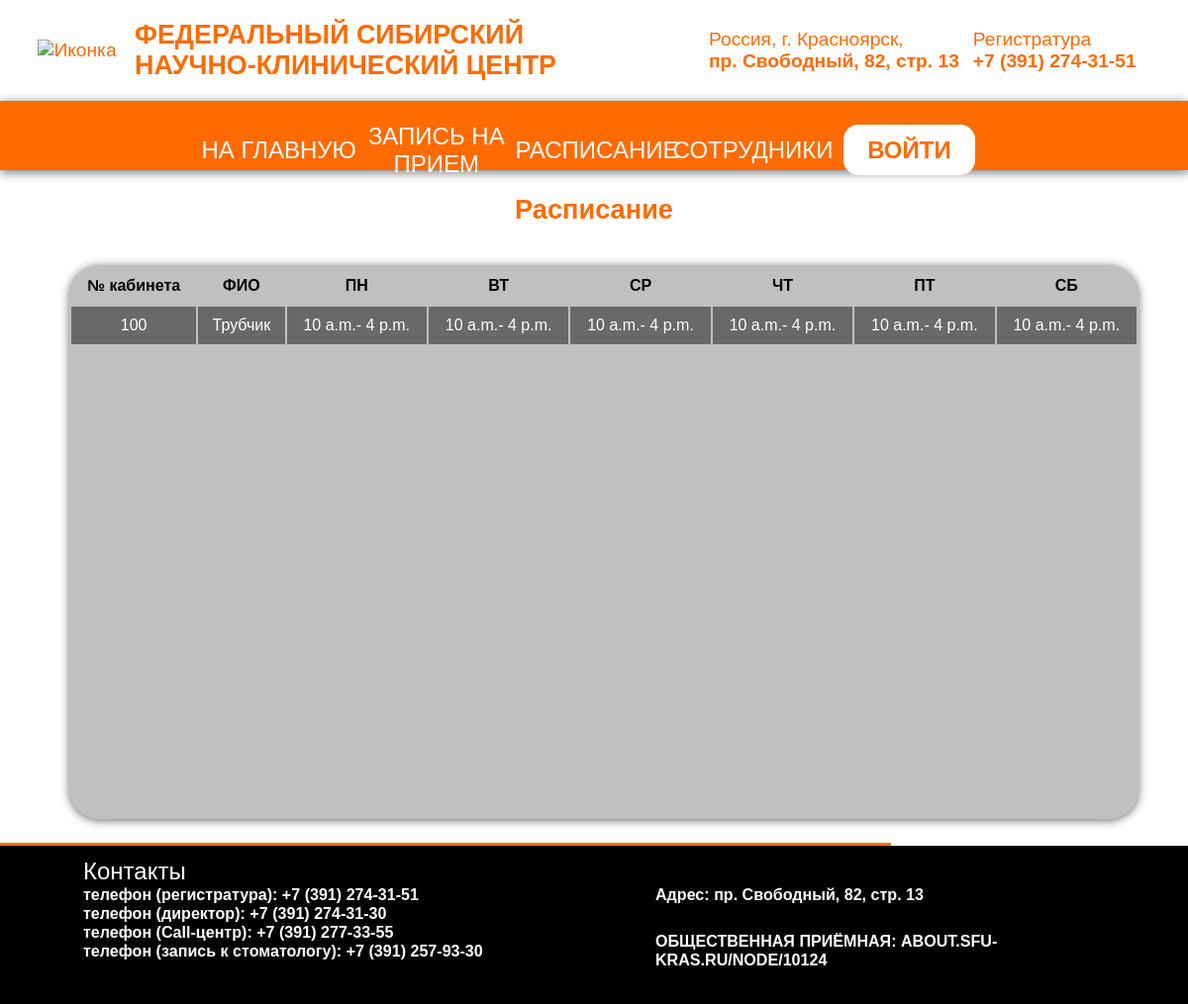
Before: /timetable with the older database file.
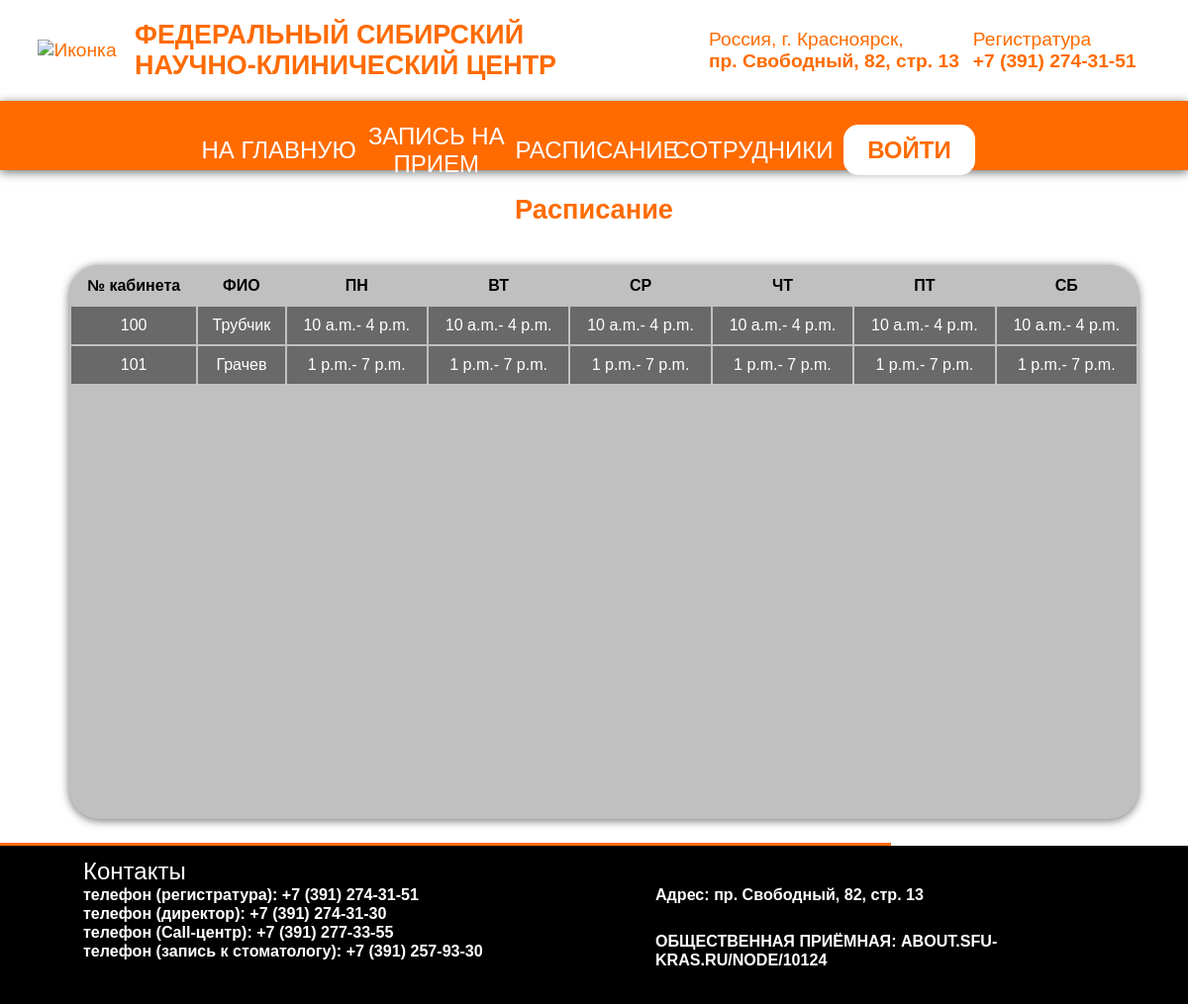
After: the same page with the newer database file.
### main/models.py (models this page shows, shortened)
class Timetable(models.Model):
    doctor = models.ForeignKey(Doctor, on_delete=models.CASCADE, verbose_name='doctor')
    monstart = models.TimeField(default="00:00:00")
    monend = models.TimeField(default="00:00:00")
    tuestart = models.TimeField(default="00:00:00")
    tueend = models.TimeField(default="00:00:00")
    wedstart = models.TimeField(default="00:00:00")
    wedend = models.TimeField(default="00:00:00")
    thstart = models.TimeField(default="00:00:00")
    thnend = models.TimeField(default="00:00:00")
    frstart = models.TimeField(default="00:00:00")
    frend = models.TimeField(default="00:00:00")
    msatstart = models.TimeField(default="00:00:00")
    satend = models.TimeField(default="00:00:00")
    def __str__(self):
        return self.doctor.surname + ' ' + self.doctor.name

class Doctor(models.Model):
    surname = models.CharField(max_length=50, verbose_name='doctor surname')
    name = models.CharField(max_length=50, verbose_name='doctor name')
    patronymic = models.CharField(max_length=50, verbose_name='doctor patronymic')
    position = models.CharField(max_length=50, verbose_name='doctor position')
    cabinet = models.ForeignKey(Cabinet, on_delete=models.CASCADE, verbose_name='cabinet')

class Cabinet(models.Model):
    number = models.IntegerField(verbose_name='number')
    department = models.ForeignKey(Department, on_delete=models.CASCADE, verbose_name='department')
    def __str__(self):
        return str(self.number)

### main/views.py (the view)
# urls.py: path('timetable', views.timetable, name='timetable'),
@cache_page(60 * 3)
def timetable(request):
    timetable = Timetable.objects.all()
    print(timetable)
    return render(request, "main/Timetable.html", {'timetable': timetable})

### main/templates/main/Timetable.html (shortened to what this page needs)
{% extends 'layout.html' %}
{% block b %}
<td id="coll1"><a href="/">На главную</a></td>{% endblock %}
{% block entrance %}
    <div class="contented">
             <div class="content-header">
                <p><b>Расписание</b></p>
             </div>
                <div class="timetable">
                    <table>
                        <tr>
                            <th>№ кабинета</th>
                            <th>ФИО</th>
                            <th>ПН</th>
                            <th>ВТ</th>
                            <th>СР</th>
                            <th>ЧТ</th>
                            <th>ПТ</th>
                            <th>СБ</th>
                            {% for i in timetable %}
                        <tr>
                            <td>{{ i.doctor.cabinet }}</td>
                            <td>{{ i.doctor.surname }}</td>
                            <td>{{i.monstart}}- {{i.monend}}</td>
                            <td>{{i.tuestart}}- {{i.tueend}}</td>
                            <td>{{i.wedstart}}- {{i.wedend}}</td>
                            <td>{{i.thstart}}- {{i.thnend}}</td>
                            <td>{{i.frstart}}- {{i.frend}}</td>
                            <td>{{i.msatstart}}- {{i.satend}}</td>
                        </tr>
                        {% endfor %}
                    </table>
                </div>
    </div>
{% endblock %}

### main/templates/layout.html (shortened to what this page needs)
{% load static %}
{% load widget_tweaks %}
<!DOCTYPE html>
<html lang="en">
<body>
<head>
    <link rel="stylesheet" href="//maxcdn.bootstrapcdn.com/font-awesome/4.3.0/css/font-awesome.min.css">
    <link rel="stylesheet" href="/static/css/chief-slider.min.css">
    <link rel="stylesheet" href="static/css/style.css"/>
</head>
<nav>
    <div class="first-header">
        <table width="100%" cellpadding="5" cellspacing="0">
            <tr>
                <td id="col1" class="second-image">
                    {% load static %}
                    <img src="{% static 'images/иконка1.png' %}" alt="Иконка" width="80" height="80">
                </td>
                <td id="col2">ФЕДЕРАЛЬНЫЙ СИБИРСКИЙ <br> НАУЧНО-КЛИНИЧЕСКИЙ ЦЕНТР</td>
                <td id="col3">Россия, г. Красноярск, <br> <b>пр. Свободный, 82, стр. 13</b></br></td>
                <td id="col4">Регистратура <br><b>+7 (391) 274-31-51</b></br></td>
            </tr>
        </table>
    </div>
    <div class="second-header">
        <table>
            <tr class="tr-2">
                {% block b %}{% endblock %}
                <td id="coll2"><a href="">Запись на прием</a></td>
                <td id="coll3"><a href="timetable">Расписание</a></td>
                <td id="coll4"><a href="">Сотрудники</a></td>
                <td id="coll5">
                    {% if user.is_authenticated %}
                    <a href="{% url 'personal' %}" class="js-open-modal"><b>Личный кабинет</b></a>
                    {%else%}
                        <a class="popup-open" href="#"><b>Войти</b></a></td>
                {%endif%}
             </tr>
        </table>
    </div>
</nav>
{% block entrance %} {% endblock %}
<hr size="5" color="ff6b00">
<div id="top-footer">
    <div class="rowf">
        <div class="contact">
            <div class="heading">Контакты</div>
            <h6> телефон (регистратура): +7 (391) 274-31-51</h6>
            <h6> телефон (директор): +7 (391) 274-31-30</h6>
            <h6> телефон (Call-центр): +7 (391) 277-33-55</h6>
            <h6> телефон (запись к стоматологу): +7 (391) 257-93-30</h6>
            <br>
        </div>
        <div class="address">
            <h6> Адрес: пр. Свободный, 82, стр. 13</h6>
            <br><h6><a href="about.sfu-kras.ru/node/10124">Общественная приёмная: about.sfu-kras.ru/node/10124</a></h6>
        </div>
    </div>
</div>
</body>
</html>

### main/static/css/style.css (style rules this page uses)
*, *::before, *::after { box-sizing: border-box; }
* { margin:0; padding:0; }
.first-header { color: #ff6b00; text-align: center; font-family: Trebuchet MS, sans-serif; font-size:120%; padding:20px; }
table { width:100%; }
#col1 { width: 10%; }
#col2 { width: 50%; text-align:left; font-weight:900; font-size:140%; }
#col3 { width: 23%; text-align:left; }
#col4 { width: 20%; text-align:left; }
.second-header { color:#fff; font-family: Trebuchet MS, sans-serif; text-align: center; background-color:#ff6b00; font-size:150%; width:100%; height:70px; box-shadow: 0 1.5px 10px #6E6E6E; }
a { text-decoration: none; color:#fff; }
a, a:after, a:before { transition: all .5s; }
a { text-transform: uppercase; overflow: hidden; z-index: 1; }
a:after { color: transparent; width: 1px; height: 1px; border-radius: 50%; background: transparent; }
.tr-2 { align-items:center; display: flex; justify-content: space-between; margin: 0 200px; height: 100%; }
.tr-2 td { margin: 20px 0; }
#coll1 { display: inline-block; width: 20%; }
#coll2 { width: 20%; }
#coll3 { width: 20%; }
#coll4 { width: 20%; }
#coll5 { width: 20%; }
.popup-open { background-color: #fff; color: #ff6b00; border-radius: 15px; padding: 12px 24px; border: none; }
#top-footer { background-color:#000; color:#fff; font-size: 150%; height: 20vh; }
.rowf { font-family: Trebuchet MS, sans-serif; justify-content: space-between; align-items: baseline; position: relative; column-count: 2; padding: 1% 7% 0% 7%; }
.rowf .contact { text-align:left; }
.rowf .address { margin-left: 50px; text-align: left !important; align-items: center; justify-content: space-between; }
.rowf .address h6 { margin-right: 50px }
.rowf .address a { max-width: 350px }
.content-header { text-align: center; padding-top:2%; font-size:170%; color:#ff6b00; font-family: Trebuchet MS, sans-serif; }
hr { size:1px; width:75%; color:#ff6b00; }
.timetable { box-shadow: 0 1.5px 10px #6E6E6E; font-family: Trebuchet MS, sans-serif; text-align: center; border-collapse: separate; border-spacing: 5px; background:#C0C0C0; border-radius:30px; margin:40px 0 20px 70px; width:90%; position:relative; min-height: calc(100vh - 240px); display: inline-block; }
.timetable th { padding:10px }
.timetable td { background-color:#696969; padding:10px; color:#fff; }

Changed rows visible on the page:
added Timetable: doctor.cabinet "101", doctor.surname "Грачев", monstart "1 p.m.", monend "7 p.m.", tuestart "1 p.m.", tueend "7 p.m.", wedstart "1 p.m.", wedend "7 p.m.", thstart "1 p.m.", thnend "7 p.m.", frstart "1 p.m.", frend "7 p.m.", msatstart "1 p.m.", satend "7 p.m."
